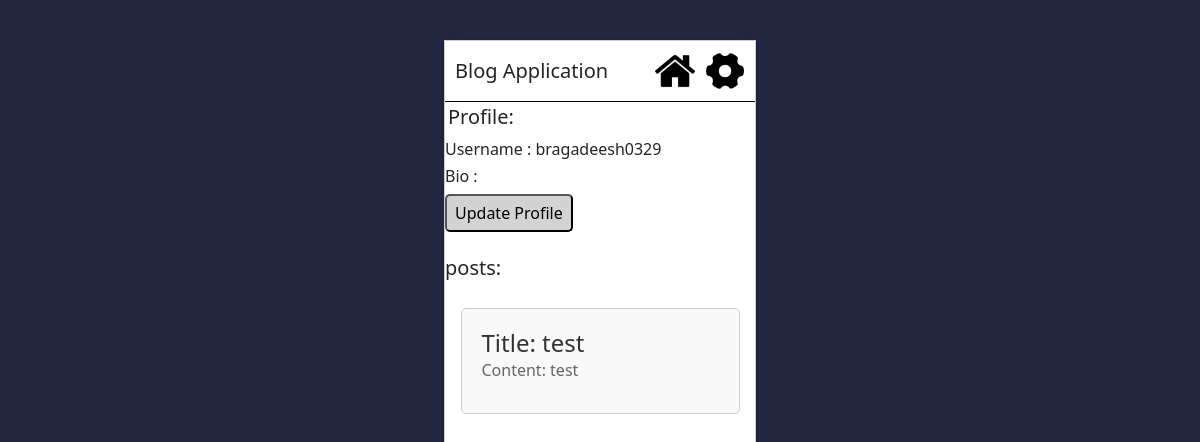
Page /profile/1 (signed in) on the earlier database version.
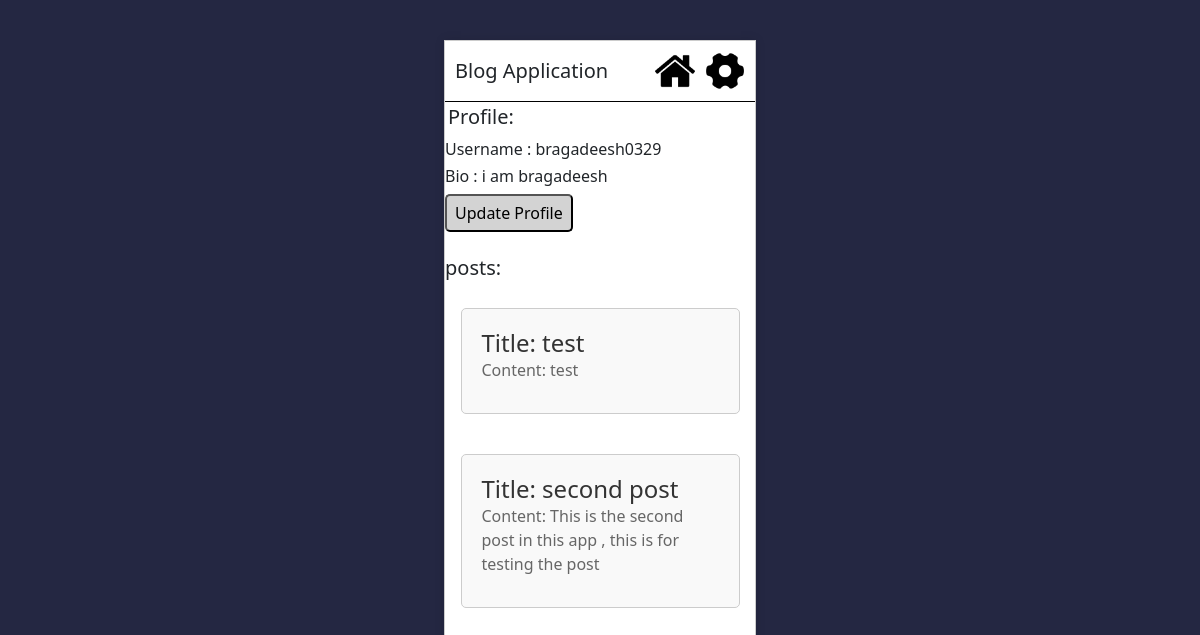
Same page on the later database version.
### blog/models.py (models this page shows, shortened)
class Post(models.Model):
    Title = models.CharField(max_length=100)
    Content = models.TextField(max_length=100)
    Author = models.ForeignKey(CustomUser,on_delete=models.CASCADE)
    Published_Date = models.DateTimeField(auto_now=True)
    slug = models.SlugField( blank=True)

class ProfileModel(models.Model):
    user = models.OneToOneField(CustomUser,on_delete=models.CASCADE,unique=True,related_name='profile')
    bio = models.TextField(null=True,blank=True)

### blog/views.py (the view)
# urls.py: path('profile/<int:pk>',views.profile,name='profile'),
def profile(request,pk):
    user = CustomUser.objects.get(id = pk)
    user_profile = user.get_profile
    post = Post.objects.filter(Author = pk)
    context = {
        'posts':post,
        'users':user,
        'user_profile_details':user_profile
    }
    return render(request,'profile.html',context)

### blog/models.py (called while the page is built)
    @property
    def get_profile(self):
        return ProfileModel.objects.get_or_create(user=self)[0]

### blog/templates/profile.html
{% extends 'base.html' %}
{% load static %}
{% block content %}
{% block stylesheet%}
<link rel="stylesheet" href="{% static 'profile.css' %}">
 {% endblock %}
<h5 style="padding: 3px;">Profile:</h5>
<h6>Username : {{ users.username }}</h6>
<h6>Bio : {{ user_profile_details.bio }}</h6>
{% if users.id == request.user.id%}
<button class="update-profile"><a href="{% url 'update-profile' users.id %}"> Update Profile</a> </button> <br>
{% endif %}
<h5>posts:</h5>
{% for post in posts %}
    <div class="posts-container">
        <div class="post">
            <a href="{% url 'post' post.slug %}">
                <h5>Title: {{ post.Title }}</h5>
                <p>Content: {{ post.Content }}</p>
            </a>
        </div>
    </div>
{% endfor %}
{% endblock %}

Differences in the rows shown:
now on this page (row edited): ProfileModel: bio "i am bragadeesh"
added Post: Title "second post", Content "This is the second post in this app , this is for testing the post"
